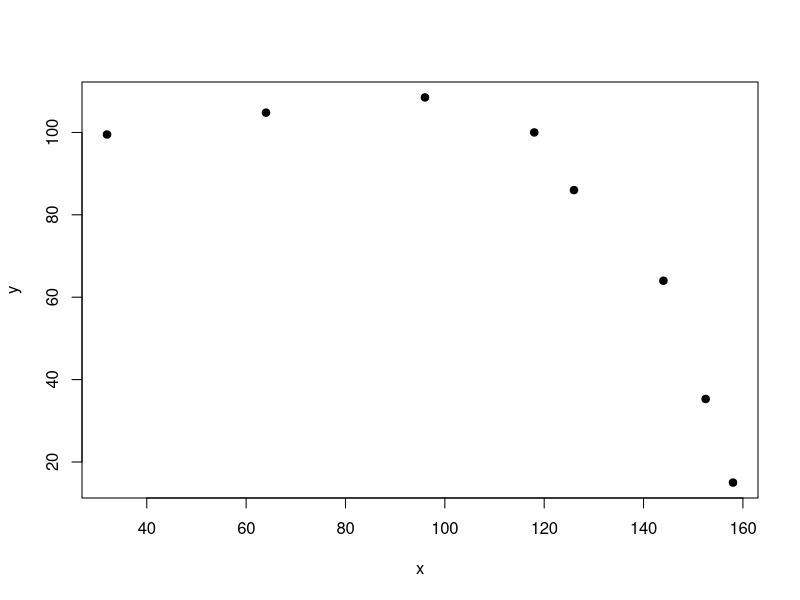

Write R code to recreate this figure.
# mulai dari nol
rm(list=ls())

# libraries
library(dplyr)
library(ggplot2)

# kita belajar dari dasar dulu ya

# ini data contoh
x <- c(32,64,96,118,126,144,152.5,158)
y <- c(99.5,104.8,108.5,100,86,64,35.3,15)

# we will make y the response variable and x the predictor
# the response variable is usually on the y-axis
plot(x,y,pch=19)

